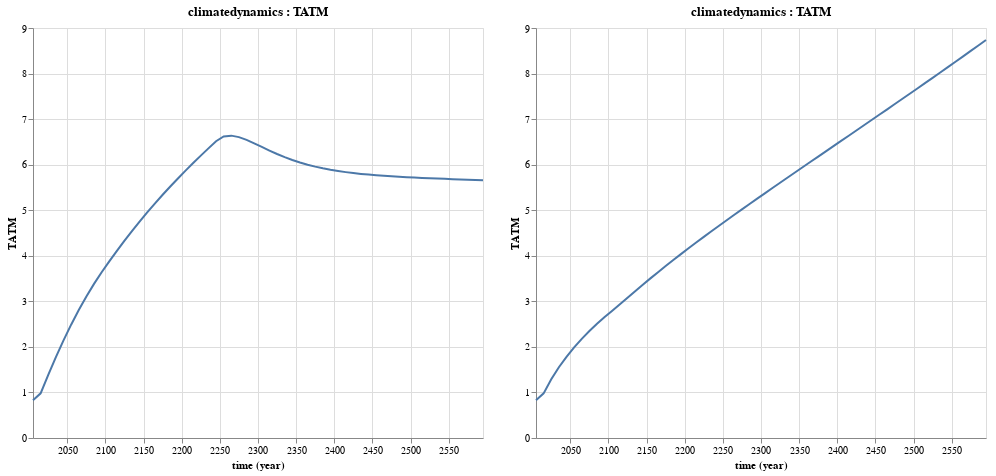

Source (notebook cell):
### Markdown cell above
We can again plot a key output variable, in this case global average temperature increase`TATM`, from both models to compare the effect of our modification.

### Code cell
@vlplot(resolve={scale={y=:shared}}) + [Mimi.plot(m_dice1, :climatedynamics, :TATM) Mimi.plot(m_dice2, :climatedynamics, :TATM)]

### Figure 1 — Vega-Lite specification as saved in the notebook (floating-point values rounded to 4 significant figures)
{"hconcat": [{"$schema": "https://vega.github.io/schema/vega-lite/v2.0.json", "data": {"values": [{"TATM": "0.83", "time": "2005-01-01"}, {"TATM": "0.98", "time": "2015-01-01"}, {"TATM": "1.3881597063065039", "time": "2025-01-01"}, {"TATM": "1.7763568832996077", "time": "2035-01-01"}, {"TATM": "2.143378418542003", "time": "2045-01-01"}, {"TATM": "2.48771553569001", "time": "2055-01-01"}, {"TATM": "2.8087148591501157", "time": "2065-01-01"}, {"TATM": "3.10671639649217", "time": "2075-01-01"}, {"TATM": "3.382825259538321", "time": "2085-01-01"}, {"TATM": "3.6386207932274326", "time": "2095-01-01"}, {"TATM": "3.8759150825139432", "time": "2105-01-01"}, {"TATM": "4.107603640506595", "time": "2115-01-01"}, {"TATM": "4.3320678899024765", "time": "2125-01-01"}, {"TATM": "4.548669639694528", "time": "2135-01-01"}, {"TATM": "4.757364104876634", "time": "2145-01-01"}, {"TATM": "4.95845043632468", "time": "2155-01-01"}, {"TATM": "5.152412610352883", "time": "2165-01-01"}, {"TATM": "5.3398195261657015", "time": "2175-01-01"}, {"TATM": "5.521263793725003", "time": "2185-01-01"}, {"TATM": "5.697325788302517", "time": "2195-01-01"}, {"TATM": "5.868554376703898", "time": "2205-01-01"}, {"TATM": "6.035459345242548", "time": "2215-01-01"}, {"TATM": "6.198514129513103", "time": "2225-01-01"}, {"TATM": "6.3581847198627255", "time": "2235-01-01"}, {"TATM": "6.5148671959990105", "time": "2245-01-01"}, {"TATM": "6.618260569750442", "time": "2255-01-01"}, {"TATM": "6.637108329409583", "time": "2265-01-01"}, {"TATM": "6.604999248696924", "time": "2275-01-01"}, {"TATM": "6.544161231045846", "time": "2285-01-01"}, {"TATM": "6.469101715479886", "time": "2295-01-01"}, {"TATM": "6.389094468166331", "time": "2305-01-01"}, {"TATM": "6.30988143244077", "time": "2315-01-01"}, {"TATM": "6.234838775038302", "time": "2325-01-01"}, {"TATM": "6.165775908514998", "time": "2335-01-01"}, {"TATM": "6.103482237025658", "time": "2345-01-01"}, {"TATM": "6.048099981351211", "time": "2355-01-01"}, {"TATM": "5.999376851685412", "time": "2365-01-01"}, {"TATM": "5.956835647931661", "time": "2375-01-01"}, {"TATM": "5.919886474826612", "time": "2385-01-01"}, {"TATM": "5.8878994327132546", "time": "2395-01-01"}, {"TATM": "5.86025023335239", "time": "2405-01-01"}, {"TATM": "5.836347426164182", "time": "2415-01-01"}, {"TATM": "5.815647288994508", "time": "2425-01-01"}, {"TATM": "5.797660591169723", "time": "2435-01-01"}, {"TATM": "5.781954138232699", "time": "2445-01-01"}, {"TATM": "5.768149094264203", "time": "2455-01-01"}, {"TATM": "5.755917435823844", "time": "2465-01-01"}, {"TATM": "5.7449774419575395", "time": "2475-01-01"}, {"TATM": "5.735088811443862", "time": "2485-01-01"}, {"TATM": "5.726047781785632", "time": "2495-01-01"}, {"TATM": "5.717682476124955", "time": "2505-01-01"}, {"TATM": "5.7098486040987675", "time": "2515-01-01"}, {"TATM": "5.702425576261056", "time": "2525-01-01"}, {"TATM": "5.695313048813406", "time": "2535-01-01"}, {"TATM": "5.688427888709104", "time": "2545-01-01"}, {"TATM": "5.681701533558629", "time": "2555-01-01"}, {"TATM": "5.675077712524968", "time": "2565-01-01"}, {"TATM": "5.6685104910086705", "time": "2575-01-01"}, {"TATM": "5.6619626016188915", "time": "2585-01-01"}, {"TATM": "5.655404025496941", "time": "2595-01-01"}]}, "description": "plot for a specific component variable pair", "encoding": {"x": {"field": "time", "timeUnit": "utcyear", "type": "temporal"}, "y": {"field": "TATM", "type": "quantitative"}}, "height": 410, "mark": {"type": "line"}, "title": "climatedynamics : TATM", "width": 450}, {"$schema": "https://vega.github.io/schema/vega-lite/v2.0.json", "data": {"values": [{"TATM": "0.83", "time": "2005-01-01"}, {"TATM": "0.98", "time": "2015-01-01"}, {"TATM": "1.289507132578832", "time": "2025-01-01"}, {"TATM": "1.5522549979933906", "time": "2035-01-01"}, {"TATM": "1.7822882068302865", "time": "2045-01-01"}, {"TATM": "1.988146034176825", "time": "2055-01-01"}, {"TATM": "2.1752427734830744", "time": "2065-01-01"}, {"TATM": "2.347204932908439", "time": "2075-01-01"}, {"TATM": "2.506605947586294", "time": "2085-01-01"}, {"TATM": "2.6553707081732565", "time": "2095-01-01"}, {"TATM": "2.7950039766572248", "time": "2105-01-01"}, {"TATM": "2.937747376718837", "time": "2115-01-01"}, {"TATM": "3.0811755659991142", "time": "2125-01-01"}, {"TATM": "3.2238059797038594", "time": "2135-01-01"}, {"TATM": "3.3647765484749566", "time": "2145-01-01"}, {"TATM": "3.5036312266759504", "time": "2155-01-01"}, {"TATM": "3.6401757820977494", "time": "2165-01-01"}, {"TATM": "3.774381267391075", "time": "2175-01-01"}, {"TATM": "3.906319837955727", "time": "2185-01-01"}, {"TATM": "4.036122587404251", "time": "2195-01-01"}, {"TATM": "4.1639525954606285", "time": "2205-01-01"}, {"TATM": "4.289989133816072", "time": "2215-01-01"}, {"TATM": "4.414421818286826", "time": "2225-01-01"}, {"TATM": "4.537467723046674", "time": "2235-01-01"}, {"TATM": "4.6593148534143305", "time": "2245-01-01"}, {"TATM": "4.780083652992725", "time": "2255-01-01"}, {"TATM": "4.899872415181104", "time": "2265-01-01"}, {"TATM": "5.018774149297806", "time": "2275-01-01"}, {"TATM": "5.136881153673164", "time": "2285-01-01"}, {"TATM": "5.254284863011746", "time": "2295-01-01"}, {"TATM": "5.371074322419227", "time": "2305-01-01"}, {"TATM": "5.487334645081876", "time": "2315-01-01"}, {"TATM": "5.603145902960802", "time": "2325-01-01"}, {"TATM": "5.718582514705433", "time": "2335-01-01"}, {"TATM": "5.833713052891201", "time": "2345-01-01"}, {"TATM": "5.94860035779165", "time": "2355-01-01"}, {"TATM": "6.063301852816038", "time": "2365-01-01"}, {"TATM": "6.177869978196599", "time": "2375-01-01"}, {"TATM": "6.292352682106652", "time": "2385-01-01"}, {"TATM": "6.406793927615196", "time": "2395-01-01"}, {"TATM": "6.52123418869405", "time": "2405-01-01"}, {"TATM": "6.6357109192346835", "time": "2415-01-01"}, {"TATM": "6.750258986482126", "time": "2425-01-01"}, {"TATM": "6.864911065262144", "time": "2435-01-01"}, {"TATM": "6.979697992557274", "time": "2445-01-01"}, {"TATM": "7.094649083918624", "time": "2455-01-01"}, {"TATM": "7.209792414285325", "time": "2465-01-01"}, {"TATM": "7.325155066310221", "time": "2475-01-01"}, {"TATM": "7.440763349459933", "time": "2485-01-01"}, {"TATM": "7.556642993107789", "time": "2495-01-01"}, {"TATM": "7.672819316661186", "time": "2505-01-01"}, {"TATM": "7.7893173795216395", "time": "2515-01-01"}, {"TATM": "7.906162113404762", "time": "2525-01-01"}, {"TATM": "8.023378439272763", "time": "2535-01-01"}, {"TATM": "8.140991370868123", "time": "2545-01-01"}, {"TATM": "8.259026106591575", "time": "2555-01-01"}, {"TATM": "8.37750811124422", "time": "2565-01-01"}, {"TATM": "8.49646318895349", "time": "2575-01-01"}, {"TATM": "8.615917548425347", "time": "2585-01-01"}, {"TATM": "8.73589786150918", "time": "2595-01-01"}]}, "description": "plot for a specific component variable pair", "encoding": {"x": {"field": "time", "timeUnit": "utcyear", "type": "temporal"}, "y": {"field": "TATM", "type": "quantitative"}}, "height": 410, "mark": {"type": "line"}, "title": "climatedynamics : TATM", "width": 450}], "resolve": {"scale": {"x": "independent", "y": "shared"}}}
